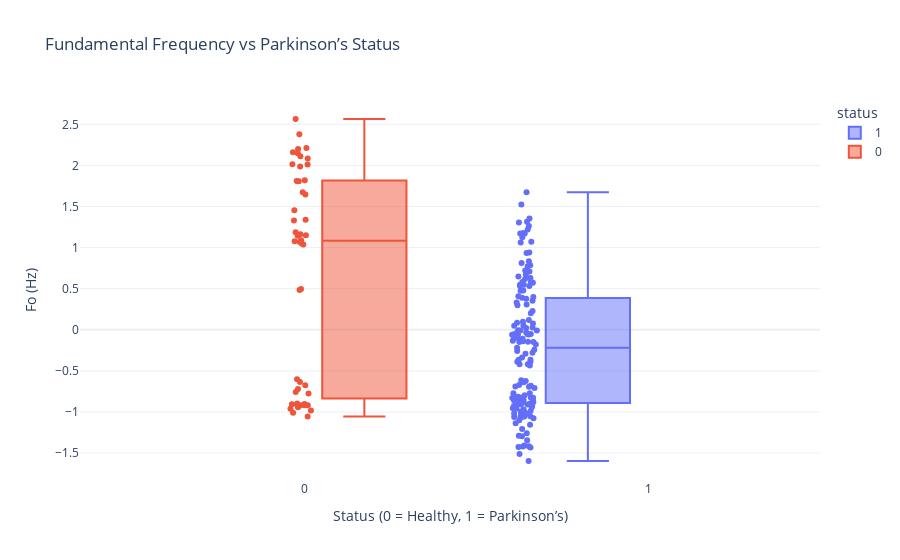

This figure's notebook cell:
### Code cell
# 📊 Step 8: Bivariate Analysis – Example Feature vs Status

# ✅ Confirm the column exists
print(df_scaled.columns.tolist())  # Debug: see all columns

# 📊 Plot Box Plot for "mdvp:fo(hz)" across Parkinson’s status
if 'mdvp:fo(hz)' in df_scaled.columns:
    fig = px.box(
        df_scaled, 
        x='status', 
        y='mdvp:fo(hz)', 
        points="all", 
        title="Fundamental Frequency vs Parkinson’s Status",
        color='status',
        template="plotly_white"
    )
    fig.update_layout(
        xaxis_title="Status (0 = Healthy, 1 = Parkinson’s)", 
        yaxis_title="Fo (Hz)",
        boxmode='group'
    )
    fig.show()
else:
    print("⚠️ Column 'mdvp:fo(hz)' not found in dataset.")

### Figure 1 — Plotly figure (JSON) as saved in the notebook; plotly's stock layout.template omitted (floating-point values rounded to 4 significant figures; data arrays with more than 128 entries replaced by an {"elided": "..."} marker saying what was removed)
{"data": [{"alignmentgroup": "True", "boxpoints": "all", "hovertemplate": "status=%{x}<br>mdvp:fo(hz)=%{y}<extra></extra>", "legendgroup": "1", "marker": {"color": "#636efa"}, "name": "1", "notched": false, "offsetgroup": "1", "orientation": "v", "showlegend": true, "type": "box", "x": {"elided": "147 int values"}, "x0": " ", "xaxis": "x", "y": {"elided": "147 float values"}, "y0": " ", "yaxis": "y"}, {"alignmentgroup": "True", "boxpoints": "all", "hovertemplate": "status=%{x}<br>mdvp:fo(hz)=%{y}<extra></extra>", "legendgroup": "0", "marker": {"color": "#EF553B"}, "name": "0", "notched": false, "offsetgroup": "0", "orientation": "v", "showlegend": true, "type": "box", "x": [0, 0, 0, 0, 0, 0, 0, 0, 0, 0, 0, 0, 0, 0, 0, 0, 0, 0, 0, 0, 0, 0, 0, 0, 0, 0, 0, 0, 0, 0, 0, 0, 0, 0, 0, 0, 0, 0, 0, 0, 0, 0, 0, 0, 0, 0, 0, 0], "x0": " ", "xaxis": "x", "y": [1.038, 1.09, 1.07, 1.164, 1.186, 1.144, 2.01, 2.112, 2.161, 2.147, 2.211, 2.379, -0.7761, -0.7573, -0.7214, -0.6754, -0.6353, -0.603, 1.33, 1.675, 1.647, 1.807, 1.821, 1.81, 1.986, 2.013, 2.565, 1.05, 2.085, 2.198, -1.01, -1.053, -0.9813, -0.9017, -0.941, -0.9166, -0.8963, -0.9055, -0.9191, -0.9125, -0.9177, -0.9608, 1.152, 0.4835, 1.339, 0.4956, 1.079, 1.455], "y0": " ", "yaxis": "y"}], "layout": {"boxmode": "group", "legend": {"title": {"text": "status"}, "tracegroupgap": 0}, "title": {"text": "Fundamental Frequency vs Parkinson’s Status"}, "xaxis": {"anchor": "y", "categoryarray": [1, 0], "categoryorder": "array", "domain": [0, 1], "title": {"text": "Status (0 = Healthy, 1 = Parkinson’s)"}}, "yaxis": {"anchor": "x", "domain": [0, 1], "title": {"text": "Fo (Hz)"}}}}
